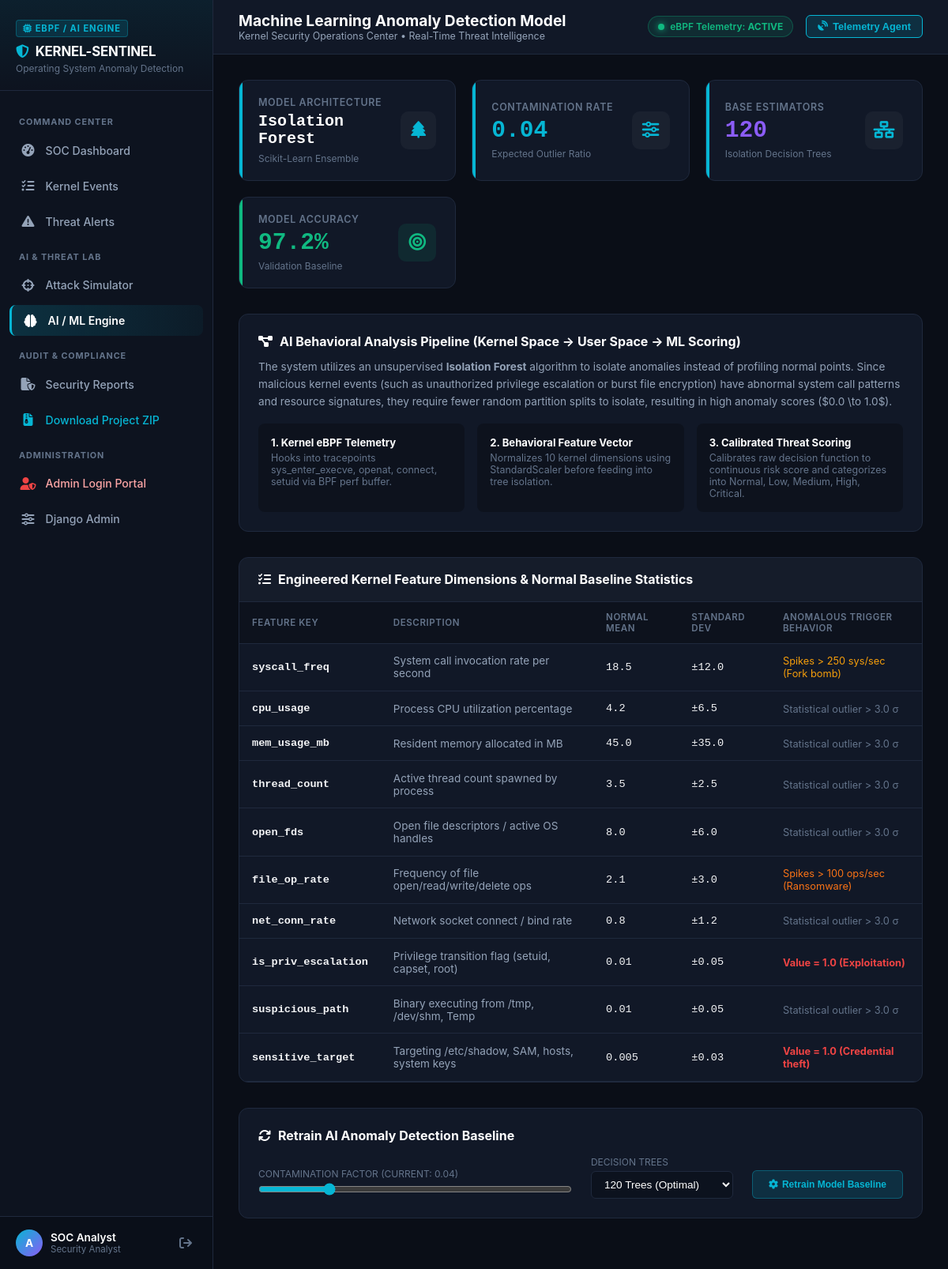
Page /model/ (signed in) on the committed database.
### monitoring/models.py (models this page shows, shortened)
class MLModelMeta(models.Model):
    model_name = models.CharField(max_length=100, default='Kernel-IsolationForest-v1')
    algorithm = models.CharField(max_length=50, default='Isolation Forest')
    contamination = models.FloatField(default=0.05)
    n_estimators = models.IntegerField(default=100)
    sample_count = models.IntegerField(default=1000)
    accuracy_score = models.FloatField(default=96.4)
    is_active = models.BooleanField(default=True)
    trained_at = models.DateTimeField(auto_now=True)
    file_path = models.CharField(max_length=512, blank=True, default='')

### monitoring/views.py (the view)
# urls.py: path('model/', views.model_management_view, name='model_management'),
@login_required
def model_management_view(request):
    meta = MLModelMeta.objects.first()
    if not meta:
        meta = MLModelMeta.objects.create()
    context = {
        'meta': meta,
        'feature_names': FEATURE_NAMES,
        'baseline_stats': BASELINE_STATS,
    }
    return render(request, 'monitoring/model_management.html', context)

### templates/monitoring/model_management.html (shortened to what this page needs)
{% extends "monitoring/base.html" %}
{% block page_title %}Machine Learning Anomaly Detection Model{% endblock %}
{% block content %}
<div class="stats-grid" style="grid-template-columns: repeat(auto-fit, minmax(220px, 1fr));">
    <div class="stat-card">
        <div class="stat-info">
            <div class="stat-label">Model Architecture</div>
            <div class="stat-value" style="font-size: 1.25rem;">Isolation Forest</div>
            <div class="stat-sub">Scikit-Learn Ensemble</div>
        </div>
        <div class="stat-icon"><i class="fa-solid fa-tree"></i></div>
    </div>
    <div class="stat-card">
        <div class="stat-info">
            <div class="stat-label">Contamination Rate</div>
            <div class="stat-value" style="color: var(--accent-cyan);">{{ meta.contamination }}</div>
            <div class="stat-sub">Expected Outlier Ratio</div>
        </div>
        <div class="stat-icon"><i class="fa-solid fa-sliders"></i></div>
    </div>
    <div class="stat-card">
        <div class="stat-info">
            <div class="stat-label">Base Estimators</div>
            <div class="stat-value" style="color: var(--accent-purple);">{{ meta.n_estimators }}</div>
            <div class="stat-sub">Isolation Decision Trees</div>
        </div>
        <div class="stat-icon"><i class="fa-solid fa-network-wired"></i></div>
    </div>
    <div class="stat-card healthy-card">
        <div class="stat-info">
            <div class="stat-label">Model Accuracy</div>
            <div class="stat-value" style="color: var(--accent-emerald);">{{ meta.accuracy_score }}%</div>
            <div class="stat-sub">Validation Baseline</div>
        </div>
        <div class="stat-icon"><i class="fa-solid fa-bullseye"></i></div>
    </div>
</div>
<div class="soc-panel" style="padding: 1.5rem; margin-bottom: 2rem;">
    <div class="soc-panel-title" style="margin-bottom: 0.75rem;">
        <i class="fa-solid fa-diagram-project"></i>
        <span>AI Behavioral Analysis Pipeline (Kernel Space -&gt; User Space -&gt; ML Scoring)</span>
    </div>
    <p style="font-size: 0.85rem; color: var(--text-muted); line-height: 1.6; margin-bottom: 1rem;">
        The system utilizes an unsupervised <strong>Isolation Forest</strong> algorithm to isolate anomalies instead of profiling normal points. Since malicious kernel events (such as unauthorized privilege escalation or burst file encryption) have abnormal system call patterns and resource signatures, they require fewer random partition splits to isolate, resulting in high anomaly scores ($0.0 \to 1.0$).
    </p>
    <div style="display: flex; gap: 1rem; flex-wrap: wrap;">
        <div style="flex: 1; min-width: 250px; background: rgba(0,0,0,0.25); padding: 1rem; border-radius: 8px;">
            <strong style="color: #fff; font-size: 0.82rem; display: block; margin-bottom: 4px;">1. Kernel eBPF Telemetry</strong>
            <p style="color: var(--text-dim); font-size: 0.78rem; margin: 0;">Hooks into tracepoints sys_enter_execve, openat, connect, setuid via BPF perf buffer.</p>
        </div>
        <div style="flex: 1; min-width: 250px; background: rgba(0,0,0,0.25); padding: 1rem; border-radius: 8px;">
            <strong style="color: #fff; font-size: 0.82rem; display: block; margin-bottom: 4px;">2. Behavioral Feature Vector</strong>
            <p style="color: var(--text-dim); font-size: 0.78rem; margin: 0;">Normalizes 10 kernel dimensions using StandardScaler before feeding into tree isolation.</p>
        </div>
        <div style="flex: 1; min-width: 250px; background: rgba(0,0,0,0.25); padding: 1rem; border-radius: 8px;">
            <strong style="color: #fff; font-size: 0.82rem; display: block; margin-bottom: 4px;">3. Calibrated Threat Scoring</strong>
            <p style="color: var(--text-dim); font-size: 0.78rem; margin: 0;">Calibrates raw decision function to continuous risk score and categorizes into Normal, Low, Medium, High, Critical.</p>
        </div>
    </div>
</div>
<div class="soc-panel">
    <div class="soc-panel-header">
        <div class="soc-panel-title">
            <i class="fa-solid fa-list-check"></i>
            <span>Engineered Kernel Feature Dimensions & Normal Baseline Statistics</span>
        </div>
    </div>
    <div style="overflow-x: auto;">
        <table class="soc-table">
            <thead>
                <tr>
                    <th>Feature Key</th>
                    <th>Description</th>
                    <th>Normal Mean</th>
                    <th>Standard Dev</th>
                    <th>Anomalous Trigger Behavior</th>
                </tr>
            </thead>
            <tbody>
                {% for fname in feature_names %}
                <tr>
                    <td class="font-mono text-cyan"><strong>{{ fname }}</strong></td>
                    <td style="color: var(--text-muted);">
                        {% if fname == 'syscall_freq' %}System call invocation rate per second
                        {% elif fname == 'cpu_usage' %}Process CPU utilization percentage
                        {% elif fname == 'mem_usage_mb' %}Resident memory allocated in MB
                        {% elif fname == 'thread_count' %}Active thread count spawned by process
                        {% elif fname == 'open_fds' %}Open file descriptors / active OS handles
                        {% elif fname == 'file_op_rate' %}Frequency of file open/read/write/delete ops
                        {% elif fname == 'net_conn_rate' %}Network socket connect / bind rate
                        {% elif fname == 'is_priv_escalation' %}Privilege transition flag (setuid, capset, root)
                        {% elif fname == 'suspicious_path' %}Binary executing from /tmp, /dev/shm, Temp
                        {% elif fname == 'sensitive_target' %}Targeting /etc/shadow, SAM, hosts, system keys
                        {% endif %}
                    </td>
                    <td class="font-mono">
                        {% for key, val in baseline_stats.items %}
                            {% if key == fname %}{{ val.mean }}{% endif %}
                        {% endfor %}
                    </td>
                    <td class="font-mono text-dim">
                        {% for key, val in baseline_stats.items %}
                            {% if key == fname %}&plusmn;{{ val.std }}{% endif %}
                        {% endfor %}
                    </td>
                    <td>
                        {% if fname == 'syscall_freq' %}<span style="color: var(--accent-amber); font-size: 0.8rem;">Spikes &gt; 250 sys/sec (Fork bomb)</span>
                        {% elif fname == 'file_op_rate' %}<span style="color: #f97316; font-size: 0.8rem;">Spikes &gt; 100 ops/sec (Ransomware)</span>
                        {% elif fname == 'is_priv_escalation' %}<span style="color: var(--accent-crimson); font-size: 0.8rem; font-weight: 700;">Value = 1.0 (Exploitation)</span>
                        {% elif fname == 'sensitive_target' %}<span style="color: var(--accent-crimson); font-size: 0.8rem; font-weight: 700;">Value = 1.0 (Credential theft)</span>
                        {% else %}<span style="color: var(--text-dim); font-size: 0.8rem;">Statistical outlier &gt; 3.0 &sigma;</span>
                        {% endif %}
                    </td>
                </tr>
                {% endfor %}
            </tbody>
        </table>
    </div>
</div>
<div class="soc-panel" style="padding: 1.5rem;">
    <div class="soc-panel-title" style="margin-bottom: 1rem;">
        <i class="fa-solid fa-arrows-rotate"></i>
        <span>Retrain AI Anomaly Detection Baseline</span>
    </div>
    <form id="retrain-form" style="display: flex; gap: 1.5rem; flex-wrap: wrap; align-items: flex-end;">
        <div style="flex: 1; min-width: 200px;">
            <label style="display: block; font-size: 0.75rem; color: var(--text-dim); margin-bottom: 4px; text-transform: uppercase;">
                Contamination Factor (Current: <span id="lbl-contam">{{ meta.contamination }}</span>)
            </label>
            <input type="range" id="input-contamination" min="0.01" max="0.15" step="0.01" value="{{ meta.contamination }}"
                   style="width: 100%; accent-color: var(--accent-cyan);"
                   oninput="document.getElementById('lbl-contam').innerText = this.value">
        </div>
        <div style="width: 180px;">
            <label style="display: block; font-size: 0.75rem; color: var(--text-dim); margin-bottom: 4px; text-transform: uppercase;">Decision Trees</label>
            <select id="input-n-estimators" style="width: 100%; background: #0c121e; border: 1px solid var(--border-color); color: #fff; padding: 8px 12px; border-radius: 6px; font-size: 0.85rem;">
                <option value="120" selected>120 Trees (Optimal)</option>
            </select>
        </div>
        <div>
            <button type="submit" id="btn-retrain" class="btn-action btn-view" style="padding: 10px 20px;">
                <i class="fa-solid fa-gear"></i> Retrain Model Baseline
            </button>
        </div>
    </form>
</div>
{% endblock %}

### templates/monitoring/base.html (shortened to what this page needs)
<!DOCTYPE html>
<html lang="en">
<head>
    <link rel="stylesheet" href="https://cdnjs.cloudflare.com/ajax/libs/font-awesome/6.5.1/css/all.min.css">
    <link rel="stylesheet" href="/static/css/cyber_soc.css">
</head>
<body>
    <aside class="soc-sidebar">
        <div class="sidebar-header">
            <span class="brand-badge"><i class="fa-solid fa-microchip"></i> eBPF / AI Engine</span>
            <div class="brand-title">
                <i class="fa-solid fa-shield-halved"></i>
                <span>KERNEL-SENTINEL</span>
            </div>
            <div class="brand-subtitle">Operating System Anomaly Detection</div>
        </div>
        <nav class="sidebar-nav">
            <div class="nav-section-label">Command Center</div>
            <a href="{% url 'dashboard' %}" class="soc-nav-link {% if request.resolver_match.url_name == 'dashboard' %}active{% endif %}">
                <i class="fa-solid fa-gauge-high"></i>
                <span>SOC Dashboard</span>
            </a>
            <a href="{% url 'events' %}" class="soc-nav-link {% if request.resolver_match.url_name == 'events' %}active{% endif %}">
                <i class="fa-solid fa-list-check"></i>
                <span>Kernel Events</span>
            </a>
            <a href="{% url 'alerts' %}" class="soc-nav-link {% if request.resolver_match.url_name == 'alerts' %}active{% endif %}">
                <i class="fa-solid fa-triangle-exclamation"></i>
                <span>Threat Alerts</span>
            </a>
            <div class="nav-section-label">AI & Threat Lab</div>
            <a href="{% url 'simulator' %}" class="soc-nav-link {% if request.resolver_match.url_name == 'simulator' %}active{% endif %}">
                <i class="fa-solid fa-crosshairs"></i>
                <span>Attack Simulator</span>
            </a>
            <a href="{% url 'model_management' %}" class="soc-nav-link {% if request.resolver_match.url_name == 'model_management' %}active{% endif %}">
                <i class="fa-solid fa-brain"></i>
                <span>AI / ML Engine</span>
            </a>
            <div class="nav-section-label">Audit & Compliance</div>
            <a href="{% url 'reports' %}" class="soc-nav-link {% if request.resolver_match.url_name == 'reports' %}active{% endif %}">
                <i class="fa-solid fa-file-shield"></i>
                <span>Security Reports</span>
            </a>
            <a href="{% url 'download_zip' %}" class="soc-nav-link" style="color: var(--accent-cyan);">
                <i class="fa-solid fa-file-zipper"></i>
                <span>Download Project ZIP</span>
            </a>
            <div class="nav-section-label">Administration</div>
            <a href="{% url 'admin_login' %}" class="soc-nav-link" style="color: #fca5a5;">
                <i class="fa-solid fa-user-shield" style="color: var(--accent-crimson);"></i>
                <span>Admin Login Portal</span>
            </a>
            <a href="{% url 'admin:index' %}" target="_blank" class="soc-nav-link">
                <i class="fa-solid fa-sliders"></i>
                <span>Django Admin</span>
            </a>
        </nav>
        <div class="sidebar-footer">
            <div class="user-profile">
                <div class="user-info">
                    <div class="user-avatar">
                        {{ request.user.username|make_list|first|upper }}
                    </div>
                    <div>
                        <div class="user-name">{{ request.user.get_full_name|default:request.user.username }}</div>
                        <div class="user-role">
                            {% if request.user.is_superuser %}Lead Admin{% else %}Security Analyst{% endif %}
                        </div>
                    </div>
                </div>
                <a href="{% url 'logout' %}" class="btn-logout" title="Sign Out">
                    <i class="fa-solid fa-arrow-right-from-bracket"></i>
                </a>
            </div>
        </div>
    </aside>
    <main class="soc-main">
        <header class="soc-topbar">
            <div class="topbar-left">
                <div class="soc-title-section">
                    <h1>{% block page_title %}Security Operations Center{% endblock %}</h1>
                    <p>Kernel Security Operations Center &bull; Real-Time Threat Intelligence</p>
                </div>
            </div>
            <div class="topbar-right">
                <div class="pulse-badge">
                    <div class="pulse-dot"></div>
                    <span>eBPF Telemetry: <strong>ACTIVE</strong></span>
                </div>
                <button id="btn-toggle-probe" class="btn-probe-toggle" title="Toggle background telemetry agent">
                    <i class="fa-solid fa-satellite-dish"></i>
                    <span>Telemetry Agent</span>
                </button>
            </div>
        </header>
        <div class="soc-container">
            {% block content %}{% endblock %}
        </div>
    </main>
</body>
</html>

### rows in the picture
MLModelMeta: contamination "0.04", n_estimators "120", accuracy_score "97.2"

### other values in the picture
{{ request.user.username|make_list|first|upper }} "A"
{{ request.user.get_full_name|default:request.user.username }} "SOC Analyst"
{{ fname }} "syscall_freq" "cpu_usage" "mem_usage_mb" "thread_count" "open_fds" "file_op_rate" "net_conn_rate" "is_priv_escalation" "suspicious_path" "sensitive_target"
{{ val.mean }} "18.5" "4.2" "45.0" "3.5" "8.0" "2.1" "0.8" "0.01" "0.01" "0.005"
{{ val.std }} "12.0" "6.5" "35.0" "2.5" "6.0" "3.0" "1.2" "0.05" "0.05" "0.03"
